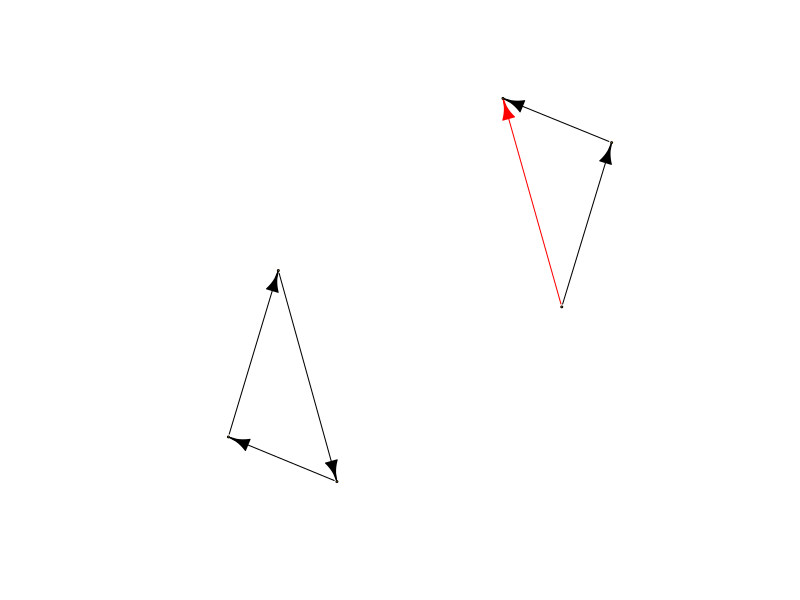
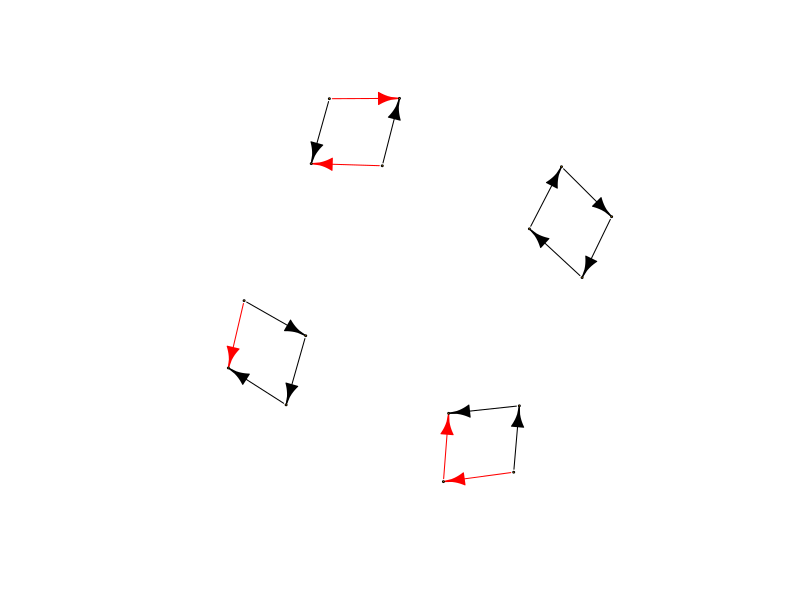
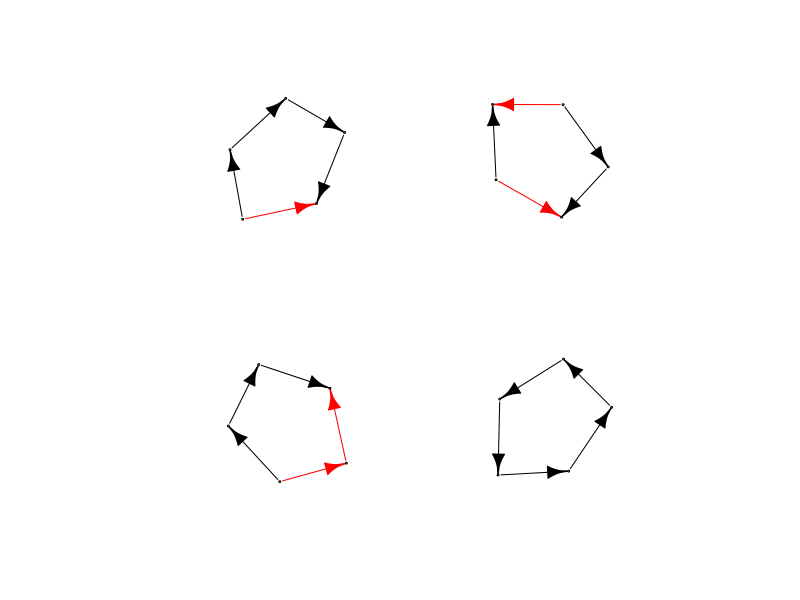
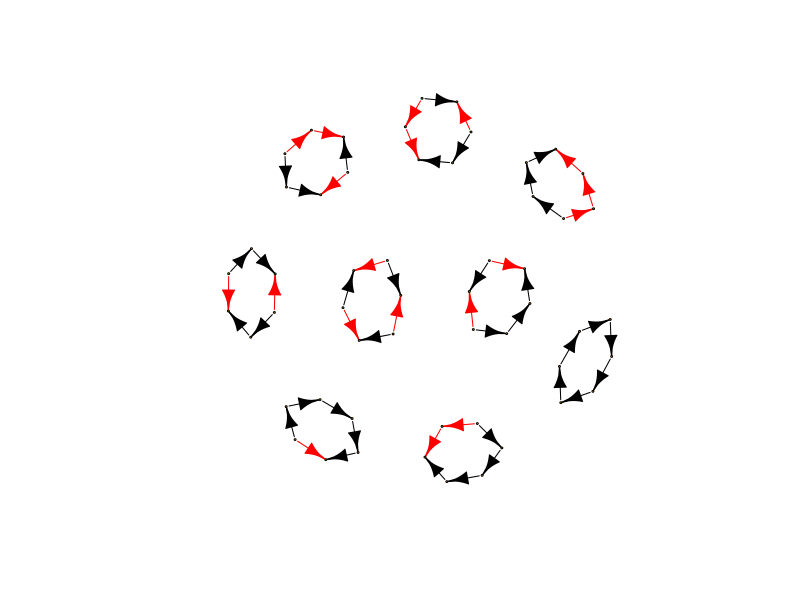

The R source for these figures, in order: (Note: this script raises an error after producing the figures.)
# directed "ring" sub-graph isomorphisms

rm(list=ls())

require(igraph)

.maxLength <- 6

# make isomorphisms up to desired size?
# makeIsomorphisms <- function(ringSize) {
#   base <- igraph::make_ring(n=ringSize, directed=TRUE) %>% 
#     set_edge_attr("color", value="black") %>%
#     set_vertex_attr("label", value=NA)
#   maxSwaps <- ringSize %/% 2 ## integer divide
#   one <- base + edge(2,1, color="red") - edge("1|2")
#   if (maxSwaps > 1) for (swaps in 2:maxSwaps) {
#     
#   }
# }

.makeBase <- function(n) igraph::make_ring(n, directed=TRUE) %>% 
  set_edge_attr("color", value="black") %>%
  set_vertex_attr("label", value=NA) %>%
  set_vertex_attr("size", value=1)

.refFlip <- function(g) g + edge(2,1, color="red") - edge("1|2")

.plotAllIsos <- function(...) plot(Reduce(`+`, list(...)))

.verif <- function(...) combn(list(...), 2, function(elems) print(elems[[1]], elems[[2]]) )

tri <- .makeBase(3) # 1, 1, 1
triAlt <- .refFlip(tri) # 2, 0, 1 == 0, 1, 2 == 1, 2, 0 == 0, 2, 1

.plotAllIsos(tri, triAlt)

quad <- .makeBase(4)
quadAlt <- .refFlip(quad)
quad21 <- quadAlt + edge(3,2,color="red") - edge("2|3")
quad22 <- quadAlt + edge(4,3,color="red") - edge("3|4")

.plotAllIsos(quad,quadAlt,quad21,quad22)

quint <- .makeBase(5)
quintAlt <- .refFlip(quint)
quint21 <- quintAlt + edge(3,2,color="red") - edge("2|3")
quint22 <- quintAlt + edge(4,3,color="red") - edge("3|4")

.plotAllIsos(quint, quintAlt, quint21, quint22)

sext <- .makeBase(6)
sextAlt <- .refFlip(sext)

sext21 <- sextAlt + edge(3,2,color="red") - edge("2|3")
sext22 <- sextAlt + edge(4,3,color="red") - edge("3|4")
sext23 <- sextAlt + edge(5,4,color="red") - edge("4|5")

sext31 <- sext21 + edge(4,3,color="red") - edge("3|4")
sext32 <- sext21 + edge(5,4,color="red") - edge("4|5")
sext33 <- sext22 + edge(5,4,color="red") - edge("4|5")
sext34 <- sext22 + edge(6,5,color="red") - edge("5|6")

.plotAllIsos(sext, sextAlt, sext21, sext22, sext23, sext31, sext32, sext33, sext34)

# store result

isos <- lapply(ls(), get)
saveRDS(isos, "input/isos.rds")